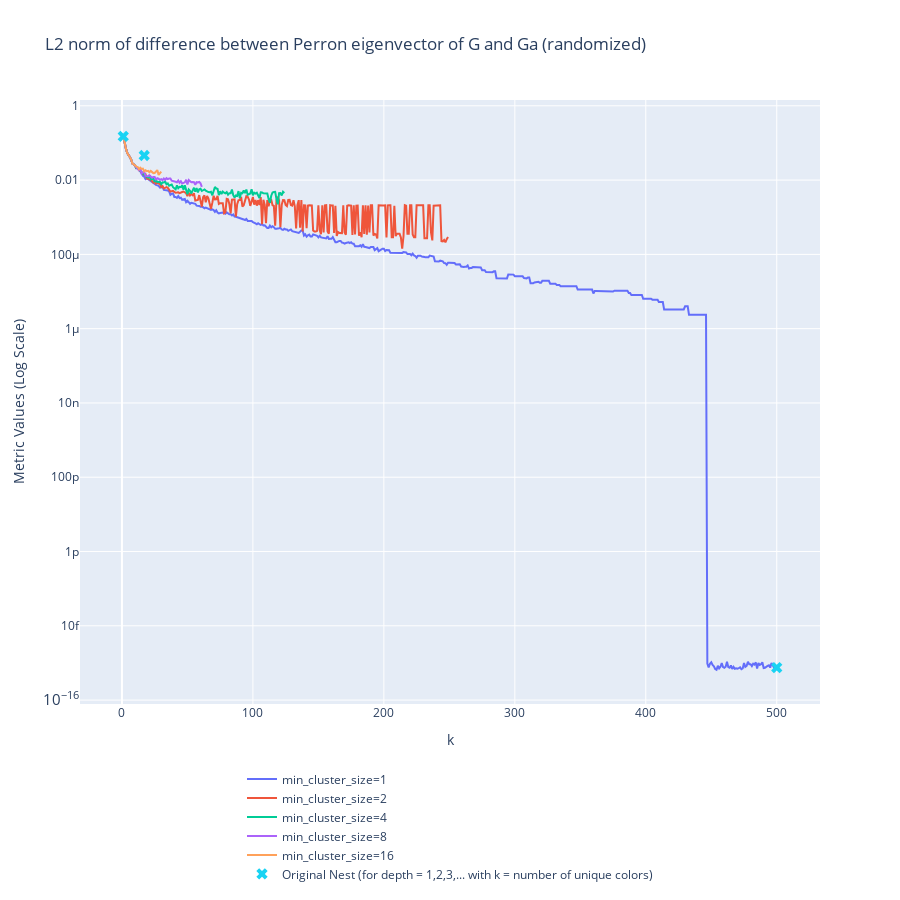

Notebook source saved alongside this figure:
### Code cell
import plotly.graph_objects as go

# Create traces for each metric
traces = []
for min_cluster_size in data_dict.keys():
    data = data_dict[min_cluster_size]

    trace = go.Scatter(x=list(data.keys()),
                                    y=[data[k]['Eigenvec L2 Norm Diff'] for k in data.keys()],
                                    mode='lines',
                                    name=f"min_cluster_size={min_cluster_size}")
    traces.append(trace)

trace = go.Scatter(x=list(original_nest.keys()),
                                y=[original_nest[k]['Eigenvec L2 Norm Diff'] for k in original_nest.keys()],
                                mode='markers',
                                name=f"Original Nest (for depth = 1,2,3,... with k = number of unique colors)",
                                marker=dict(symbol='x', size=10))
traces.append(trace)

layout_loglog = go.Layout(title='L2 norm of difference between Perron eigenvector of G and Ga (randomized)',
                          xaxis_title='k',
                          yaxis_title='Metric Values (Log Scale)',
                          #xaxis_type='log',  # Set x-axis to log scale
                          yaxis_type='log',  # Set y-axis to log scale
                          hovermode='closest',
                          height=900,
                          legend=dict(
                                orientation="h",
                                x=0.5,
                                y=-0.1,
                                xanchor="center",
                                yanchor="top"
                            )

                          )

fig_loglog = go.Figure(data=traces, layout=layout_loglog)
fig_loglog.show()

### Figure 1 — Plotly figure (JSON) as saved in the notebook; plotly's stock layout.template omitted (floating-point values rounded to 4 significant figures; data arrays with more than 128 entries replaced by an {"elided": "..."} marker saying what was removed)
{"data": [{"mode": "lines", "name": "min_cluster_size=1", "type": "scatter", "x": {"elided": "499 int values"}, "y": {"elided": "499 float values"}}, {"mode": "lines", "name": "min_cluster_size=2", "type": "scatter", "x": {"elided": "249 int values"}, "y": {"elided": "249 float values"}}, {"mode": "lines", "name": "min_cluster_size=4", "type": "scatter", "x": [1, 2, 3, 4, 5, 6, 7, 8, 9, 10, 11, 12, 13, 14, 15, 16, 17, 18, 19, 20, 21, 22, 23, 24, 25, 26, 27, 28, 29, 30, 31, 32, 33, 34, 35, 36, 37, 38, 39, 40, 41, 42, 43, 44, 45, 46, 47, 48, 49, 50, 51, 52, 53, 54, 55, 56, 57, 58, 59, 60, 61, 62, 63, 64, 65, 66, 67, 68, 69, 70, 71, 72, 73, 74, 75, 76, 77, 78, 79, 80, 81, 82, 83, 84, 85, 86, 87, 88, 89, 90, 91, 92, 93, 94, 95, 96, 97, 98, 99, 100, 101, 102, 103, 104, 105, 106, 107, 108, 109, 110, 111, 112, 113, 114, 115, 116, 117, 118, 119, 120, 121, 122, 123, 124], "y": [0.1606, 0.09451, 0.07135, 0.0542, 0.04544, 0.04192, 0.036, 0.02778, 0.02648, 0.02442, 0.02101, 0.02139, 0.01894, 0.01763, 0.01584, 0.01513, 0.01449, 0.01314, 0.01223, 0.0118, 0.01346, 0.01037, 0.01088, 0.01129, 0.008887, 0.01006, 0.008825, 0.00897, 0.008981, 0.007768, 0.008685, 0.008579, 0.009107, 0.007701, 0.008091, 0.007036, 0.007185, 0.007541, 0.006447, 0.006151, 0.005677, 0.007212, 0.006005, 0.006565, 0.006471, 0.007235, 0.005471, 0.007219, 0.0056, 0.004192, 0.005565, 0.005121, 0.004373, 0.005549, 0.006241, 0.004874, 0.006075, 0.004637, 0.005683, 0.005842, 0.005093, 0.005328, 0.005585, 0.005218, 0.004835, 0.004761, 0.004726, 0.004874, 0.003899, 0.005338, 0.006514, 0.005941, 0.005833, 0.003934, 0.005027, 0.004188, 0.004896, 0.004581, 0.004404, 0.00473, 0.00403, 0.00444, 0.004413, 0.005567, 0.00391, 0.003383, 0.00388, 0.003758, 0.005058, 0.003298, 0.004542, 0.004428, 0.005233, 0.004472, 0.00557, 0.004019, 0.004107, 0.004361, 0.005663, 0.003911, 0.004585, 0.004326, 0.004554, 0.003955, 0.003308, 0.004693, 0.004659, 0.004408, 0.00443, 0.004367, 0.004363, 0.003122, 0.002455, 0.003792, 0.004654, 0.004792, 0.004846, 0.003104, 0.002224, 0.004441, 0.004467, 0.003841, 0.004842, 0.004493]}, {"mode": "lines", "name": "min_cluster_size=8", "type": "scatter", "x": [1, 2, 3, 4, 5, 6, 7, 8, 9, 10, 11, 12, 13, 14, 15, 16, 17, 18, 19, 20, 21, 22, 23, 24, 25, 26, 27, 28, 29, 30, 31, 32, 33, 34, 35, 36, 37, 38, 39, 40, 41, 42, 43, 44, 45, 46, 47, 48, 49, 50, 51, 52, 53, 54, 55, 56, 57, 58, 59, 60, 61], "y": [0.1606, 0.09451, 0.07135, 0.0542, 0.04544, 0.04192, 0.036, 0.02778, 0.02648, 0.02442, 0.02253, 0.02007, 0.01826, 0.02055, 0.01516, 0.01606, 0.01684, 0.01299, 0.01304, 0.01278, 0.01355, 0.01279, 0.01157, 0.01215, 0.01219, 0.01003, 0.01126, 0.01094, 0.01015, 0.01059, 0.00996, 0.01105, 0.01012, 0.01128, 0.01065, 0.01099, 0.01105, 0.009601, 0.009481, 0.009509, 0.009052, 0.008775, 0.009712, 0.008501, 0.009297, 0.008075, 0.008456, 0.008694, 0.01018, 0.007574, 0.009994, 0.009005, 0.008739, 0.008859, 0.008806, 0.007414, 0.008763, 0.008637, 0.008892, 0.008162, 0.00658]}, {"mode": "lines", "name": "min_cluster_size=16", "type": "scatter", "x": [1, 2, 3, 4, 5, 6, 7, 8, 9, 10, 11, 12, 13, 14, 15, 16, 17, 18, 19, 20, 21, 22, 23, 24, 25, 26, 27, 28, 29, 30], "y": [0.1606, 0.09451, 0.07135, 0.0542, 0.04544, 0.04192, 0.036, 0.02778, 0.02648, 0.02442, 0.02308, 0.02254, 0.01951, 0.02151, 0.01996, 0.02033, 0.01712, 0.0184, 0.01739, 0.01776, 0.01624, 0.01771, 0.01649, 0.01542, 0.0155, 0.01685, 0.01854, 0.01381, 0.01547, 0.01691]}, {"marker": {"size": 10, "symbol": "x"}, "mode": "markers", "name": "Original Nest (for depth = 1,2,3,... with k = number of unique colors)", "type": "scatter", "x": [1, 17, 500], "y": [0.1497, 0.04591, 7.517e-16]}], "layout": {"height": 900, "hovermode": "closest", "legend": {"orientation": "h", "x": 0.5, "xanchor": "center", "y": -0.1, "yanchor": "top"}, "title": {"text": "L2 norm of difference between Perron eigenvector of G and Ga (randomized)"}, "xaxis": {"title": {"text": "k"}}, "yaxis": {"title": {"text": "Metric Values (Log Scale)"}, "type": "log"}}}
